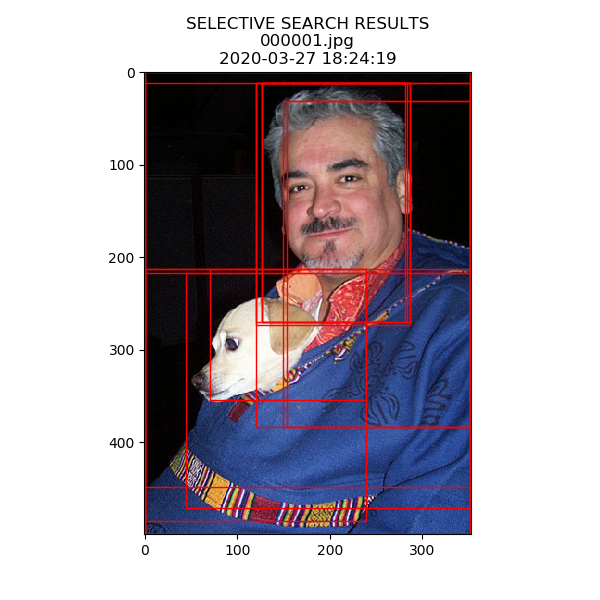
#> input picture multi-granularity_seletive_search/selective_search_3_4/pics/selective_search000001.jpg2020-03-27_18-24-19.png, 600 x 600 px
$ python -i selective_search.py   (imports and definitions only)   (older library calls are emulated)
#> lines starting #> are read from the running program, lines starting #| are printed output that depends on the picture; after the words box and inside, x2 and y2 are one past the last pixel; in counts of white or black regions, pixels touching at a corner belong together
# -*- coding: utf-8 -*-
# @Time    : 2020/03/19 下午 10:21
# @Author  : Alan D. Chen
# @FileName: selective_search.py
# @Software: PyCharm

from __future__ import division
import skimage.io
import skimage.feature
import skimage.color
import skimage.transform
import skimage.util
import skimage.segmentation
import numpy
import cv2
import numpy as np
from PIL import Image
from PIL import ImageEnhance
import matplotlib.pyplot as plt
from scipy import ndimage as ndi
from skimage import morphology,color,data,filters

# "Selective Search for Object Recognition" by J.R.R. Uijlings et al.
#  - Modified version with LBP extractor for texture vectorization

# [265 lines left out: functions _generate_segments, p_hash, hamming_distance, _sim_colour, _sim_texture, _sim_size and 7 more, not called in this run]


def _extract_regions(img):
    '''
        提取每一个候选区域的信息 ##  比如类别(region)为5的区域表示的是一只猫的选区，这里就是提取这只猫的边界框，左上角后右下角坐标
        args:
            img: ndarray类型，形状为height x width x 4，每一个像素的值为 [r,g,b,(region)]
        return :
            R:dict 每一个元素对应一个候选区域， 每个元素也是一个dict类型
                                  {min_x:边界框的左上角x坐标,
                                  min_y:边界框的左上角y坐标,
                                  max_x:边界框的右下角x坐标,
                                  max_y:边界框的右下角y坐标,
                                  size:像素个数,
                                  hist_c:颜色的直方图,hist_c(2~5):
                                  hist_t:纹理特征的直方图,
                                  hash_o:轮廓特征的计算方法}
    '''

    R = {}
    #print("type of R:",type(R),"R:",R)
    # get hsv\lab\luv\yuv\rgb images for colors
    hsv = skimage.color.rgb2hsv(img[:, :, :3])
#> hsv: shape (600, 600, 3) float64; mean of channels 0, 1, 2 0.189, 0.237, 0.744
    lab = skimage.color.rgb2lab(img[:, :, :3])
#> lab: shape (600, 600, 3) float64; mean of channels 0, 1, 2 69, 5.7, -2.3
    luv = skimage.color.rgb2luv(img[:, :, :3])
#> luv: shape (600, 600, 3) float64; mean of channels 0, 1, 2 69, 6.2, -4.8
    yuv = skimage.color.rgb2yuv(img[:, :, :3])
#> yuv: shape (600, 600, 3) float64; mean of channels 0, 1, 2 0.678, 0.00879, 0.0166
    rgb = img[:, :, :3]
    # get images for texture
    image2 = cv2.Laplacian(rgb, cv2.CV_64F)
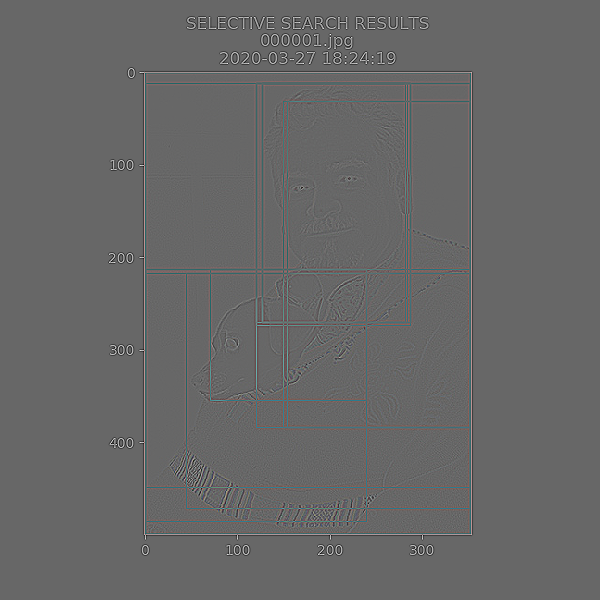
#> image2: shape (600, 600, 3) float64; mean R, G, B 0, 0, 0; drawn with min black and max white
    binf = cv2.inRange(rgb, np.array([100, 43, 46]), np.array([124, 255, 255]))
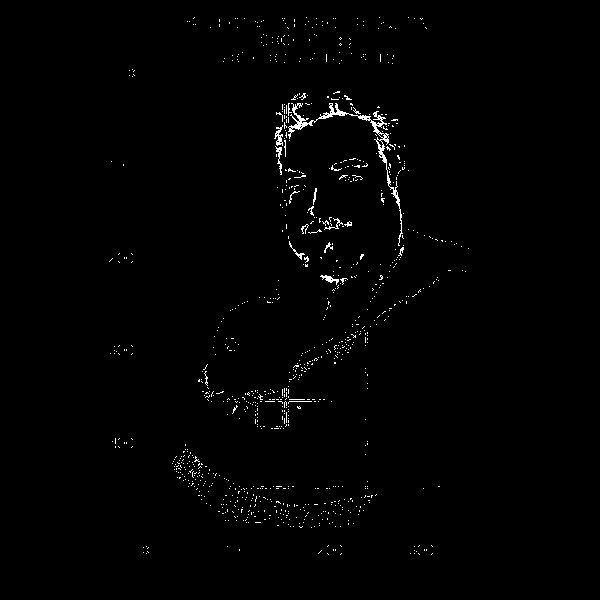
#> binf: shape (600, 600); 1% white in thin lines or dots, all inside (x1, y1, x2, y2) = (109, 17, 469, 555)
    binf2 = cv2.inRange(rgb, np.array([90, 43, 46]), np.array([130, 255, 255]))
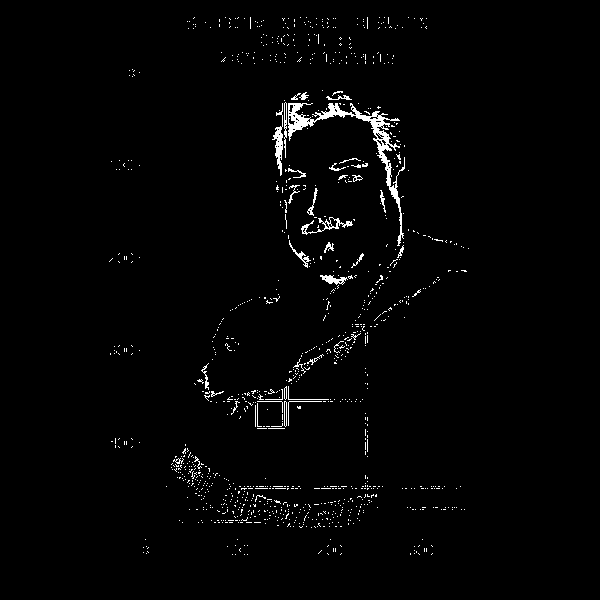
#> binf2: shape (600, 600); 1.7% white in thin lines or dots, all inside (x1, y1, x2, y2) = (109, 17, 469, 555)
    imgs3 = Image.fromarray(rgb.astype('uint8')).convert('RGB')
    imgs = ImageEnhance.Contrast(imgs3).enhance(2.0)
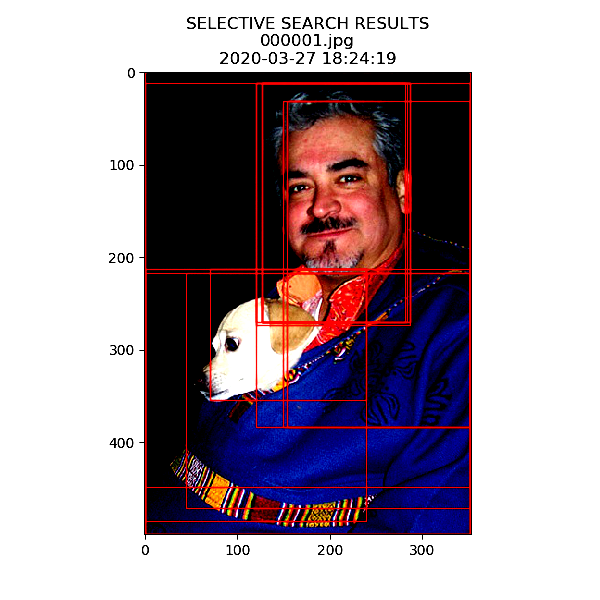
#> imgs: PIL image 600x600 RGB; mean R, G, B 168.7, 155.2, 165
    imgs2 = ImageEnhance.Sharpness(imgs).enhance(2.0)
    gray = cv2.cvtColor(np.float32(imgs3), cv2.COLOR_RGB2GRAY)
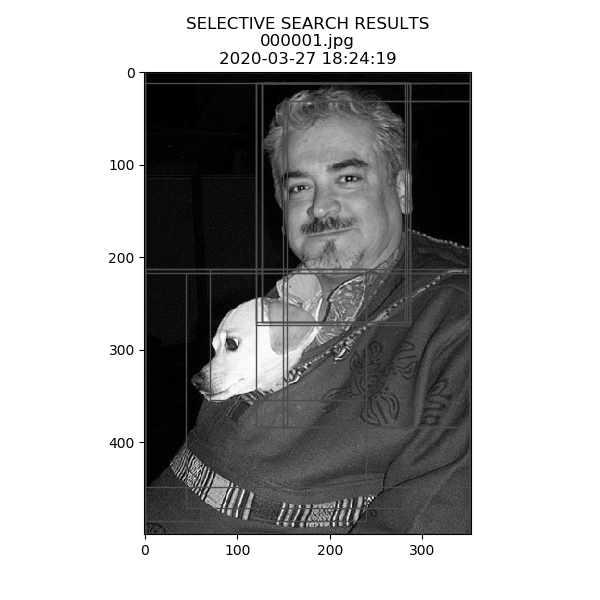
#> gray: shape (600, 600) float32; min 0, max 255, mean 173
    gray = np.asarray(gray)
    """
    # [27 lines of commented-out code are left out]
    """

# pass 1: count pixel positions 遍历每一个像素
    for y, i in enumerate(img):
        #print("y: \n",y)
        #print("i.shape: \n",i.shape)
        for x, (r, g, b, l) in enumerate(i):
            # initialize a new region  #为什么要初始化最大##
            if l not in R:
                R[l] = {
                    "min_x": 0xffff, "min_y": 0xffff,
                    "max_x": 0, "max_y": 0, "labels": [l]}
            # bounding box
            if R[l]["min_x"] > x:
                R[l]["min_x"] = x
            if R[l]["min_y"] > y:
                R[l]["min_y"] = y
            if R[l]["max_x"] < x:
                R[l]["max_x"] = x
            if R[l]["max_y"] < y:
                R[l]["max_y"] = y

            #print("Detail of Region Proposal: \n",
                 #R[l]["min_x"], R[l]["min_y"], R[l]["max_x"], R[l]["max_y"])

    # pass 2: calculate texture gradient
    # 纹理特征提取 利用LBP算子 height x width x 4
        """
        print("img.ndim -image2.ndim -binf.ndim -binf2.ndim -gray.ndim :\n",
            img.ndim, image2.ndim, binf.ndim, binf2.ndim, gray.ndim,
            "\n img.ndim -image2.ndim -binf.ndim -binf2.ndim -gray.ndim :\n",
            img.shape, image2.shape, binf.shape, binf2.shape, gray.shape)
        """
#> this loop made 1 pass
#> after the loop, R = 0 items
    tex_grad = _calc_texture_gradient(img)
    tex_grad2 = _calc_texture_gradient(image2)
    tex_grad3 = _calc_texture_gradient2(binf)
    tex_grad4 = _calc_texture_gradient2(binf2)
    tex_grad5 = _calc_texture_gradient2(gray)

    # pass 3: calculate colour histogram of each region
    # 计算每一个候选区域(注意不是bounding box圈住的区域)的直方图
    #print("R.items(): \n",R.items())
    for k, v in list(R.items()):
        # [7 lines of commented-out code are left out]
        masked_pixels = hsv[:, :, :][img[:, :, 3] == k]
        masked_pixels2 = lab[:, :, :][img[:, :, 3] == k]
        masked_pixels3 = luv[:, :, :][img[:, :, 3] == k]
        masked_pixels4 = yuv[:, :, :][img[:, :, 3] == k]
        masked_pixels5 = rgb[:, :, :][img[:, :, 3] == k]
        #print("masked_pixels.shape: \n",masked_pixels.shape)
        R[k]["size"] = len( masked_pixels/ 4)  # 为什么除以4 计算长度 #候选区域k像素数???
        # 在hsv色彩空间下，使用L1-norm归一化获取图像每个颜色通道的25 bins的直方图，这样每个区域都可以得到一个75维的向量
        R[k]["hist_c"] = _calc_colour_hist(masked_pixels)
        R[k]["hist_c2"] = _calc_colour_hist(masked_pixels2)
        R[k]["hist_c3"] = _calc_colour_hist(masked_pixels3)
        R[k]["hist_c4"] = _calc_colour_hist(masked_pixels4)
        R[k]["hist_c5"] = _calc_colour_hist(masked_pixels5)
        #print("tex_grad[:, :].shape:\n",tex_grad[:, :].shape)
        ############ 图像对比度和清晰度的提升 #################
        # texture histogram
        # 在rgb色彩空间下，使用L1-norm归一化获取图像每个颜色通道的每个方向的10 bins的直方图，这样就可以获取到一个240（10x8x3）维的向量
        R[k]["hist_t"] = _calc_texture_hist(tex_grad[:, :][img[:, :, 3] == k])
        R[k]["hist_t2"] = _calc_texture_hist(tex_grad2[:, :][img[:, :, 3] == k])
        R[k]["hist_t3"] = _calc_texture_hist2(tex_grad3[:, :][img[:, :, 3] == k])
        R[k]["hist_t4"] = _calc_texture_hist2(tex_grad4[:, :][img[:, :, 3] == k])
        R[k]["hist_t5"] = _calc_texture_hist2(tex_grad5[:, :][img[:, :, 3] == k])
        # outlines algorithm
        # R[k]["hash_o"] = p_hash(gradient[:, :][img[:, :, 3] == k])
        # R[k]["hash_o2"] = p_hash(markers[:, :][img[:, :, 3] == k])
        # R[k]["hash_o3"] = p_hash(segmen[:, :][img[:, :, 3] == k])
        R[k]["hash_o"] = "00"
        R[k]["hash_o2"] = "00"
        R[k]["hash_o3"] = "00"

    # [8 lines of commented-out code are left out]

    return R


# [197 lines left out: functions _extract_neighbours, _merge_regions, selective_search, not called in this run]

>>> import cv2
>>> picture = cv2.cvtColor(cv2.imread('pics/selective_search000001.jpg2020-03-27_18-24-19.png'), cv2.COLOR_BGR2RGB)
#> (the run stopped early here; a loop or call above may not have finished)

$ run again, on multi-granularity_seletive_search/selective_search_3_4/pics/selective_search000002.jpg2020-03-27_18-24-24.png
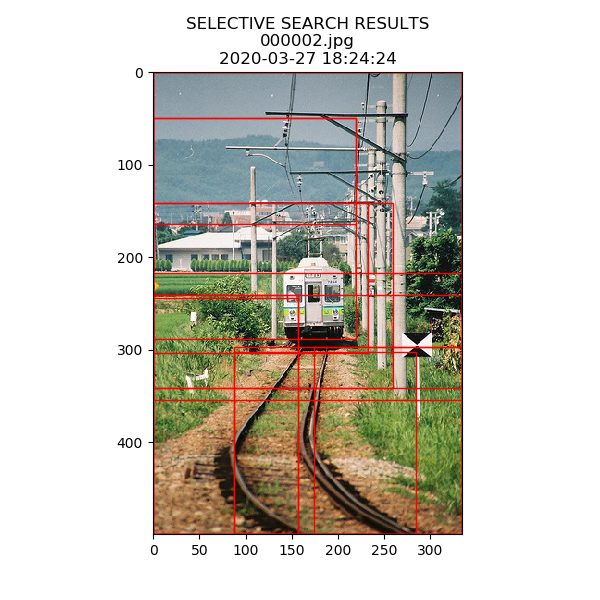
#> input picture multi-granularity_seletive_search/selective_search_3_4/pics/selective_search000002.jpg2020-03-27_18-24-24.png, 600 x 600 px
#> hsv: shape (600, 600, 3) float64; mean of channels 0, 1, 2 0.112, 0.147, 0.831
#> lab: shape (600, 600, 3) float64; mean of channels 0, 1, 2 81.2, 0, 5.9
#> luv: shape (600, 600, 3) float64; mean of channels 0, 1, 2 81.2, 3.6, 6.4
#> yuv: shape (600, 600, 3) float64; mean of channels 0, 1, 2 0.795, -0.0173, 0.0119
#> in _extract_regions, `binf = cv2.inRange(rgb, np.array([100, 43, 46]), np.array([124, 255, 2..`:
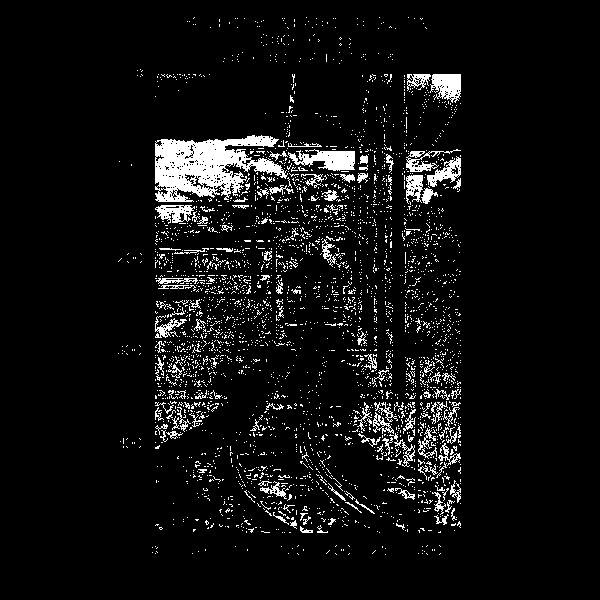
#> binf: shape (600, 600); 6.4% white; 3303 white regions (3175 under 20 px), largest, box (x1, y1, x2, y2) and area: (155, 135, 288, 202) 4969, (288, 149, 355, 171) 881, (430, 74, 461, 103) 632
#> binf2: shape (600, 600); 9.7% white; 2615 white regions (2457 under 20 px), largest, box (x1, y1, x2, y2) and area: (155, 135, 355, 202) 8751, (418, 401, 461, 525) 2173, (406, 149, 461, 207) 1899
#> in _extract_regions, `gray = cv2.cvtColor(np.float32(imgs3), cv2.COLOR_RGB2GRAY)`:
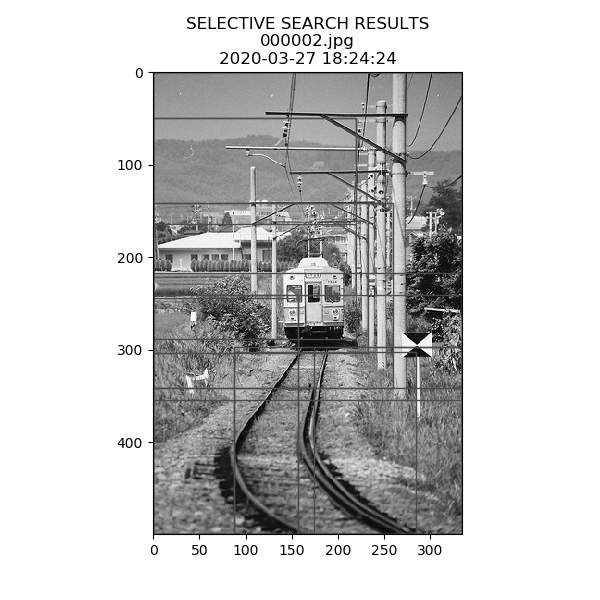
#> gray: shape (600, 600) float32; min 0, max 255, mean 202.7
#> the loop in _extract_regions, `for y, i in enumerate(img): #print("y: \n",y) #print("i.shape: \n",i.s..` made 1 pass
#> y on pass 1: 0
#> after the loop in _extract_regions, `for y, i in enumerate(img):`: R = 0 items

$ run again, on multi-granularity_seletive_search/selective_search_3_4/pics/selective_search000003.jpg2020-03-27_18-24-30.png
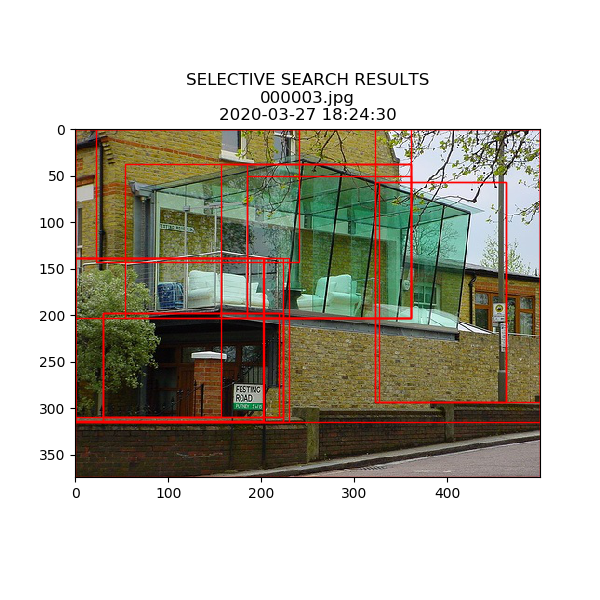
#> input picture multi-granularity_seletive_search/selective_search_3_4/pics/selective_search000003.jpg2020-03-27_18-24-30.png, 600 x 600 px
#> hsv: shape (600, 600, 3) float64; mean of channels 0, 1, 2 0.105, 0.196, 0.748
#> lab: shape (600, 600, 3) float64; mean of channels 0, 1, 2 73.1, -0.2, 7.5
#> luv: shape (600, 600, 3) float64; mean of channels 0, 1, 2 73.1, 3.9, 7.6
#> yuv: shape (600, 600, 3) float64; mean of channels 0, 1, 2 0.713, -0.0211, 0.0137
#> in _extract_regions, `binf = cv2.inRange(rgb, np.array([100, 43, 46]), np.array([124, 255, 2..`:
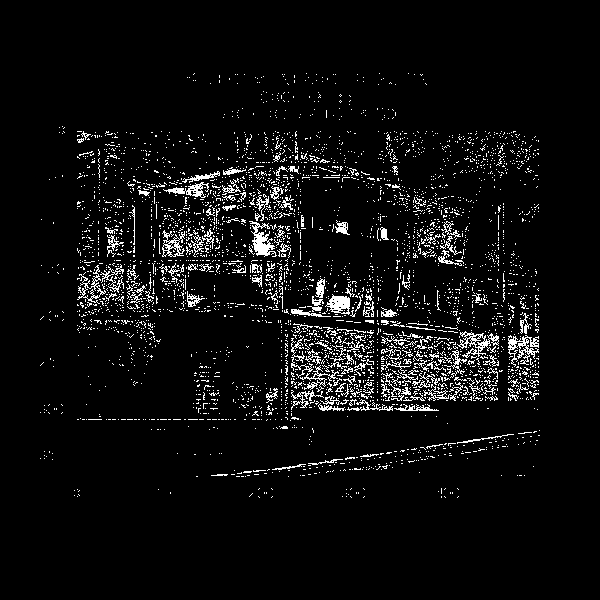
#> binf: shape (600, 600); 5.4% white in thin lines or dots, all inside (x1, y1, x2, y2) = (40, 73, 540, 498)
#> in _extract_regions, `gray = cv2.cvtColor(np.float32(imgs3), cv2.COLOR_RGB2GRAY)`:
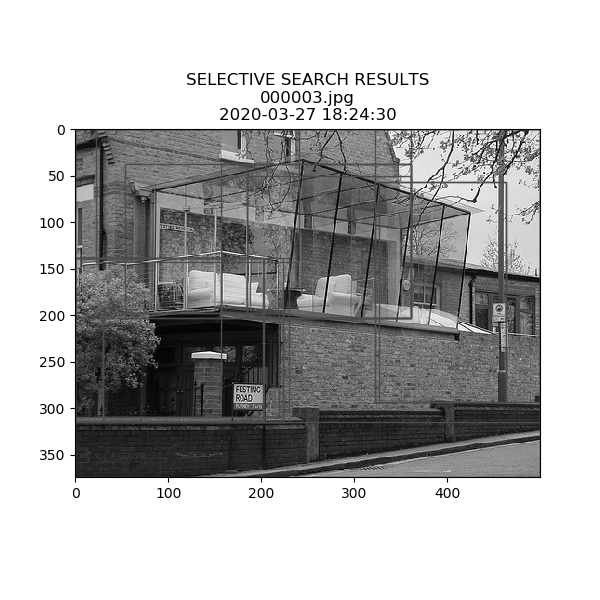
#> gray: shape (600, 600) float32; min 0, max 255, mean 181.9
#> the loop in _extract_regions, `for y, i in enumerate(img): #print("y: \n",y) #print("i.shape: \n",i.s..` made 1 pass
#> y on pass 1: 0
#> after the loop in _extract_regions, `for y, i in enumerate(img):`: R = 0 items

$ run again, on multi-granularity_seletive_search/selective_search_3_4/pics/selective_search000004.jpg2020-03-27_18-24-34.png
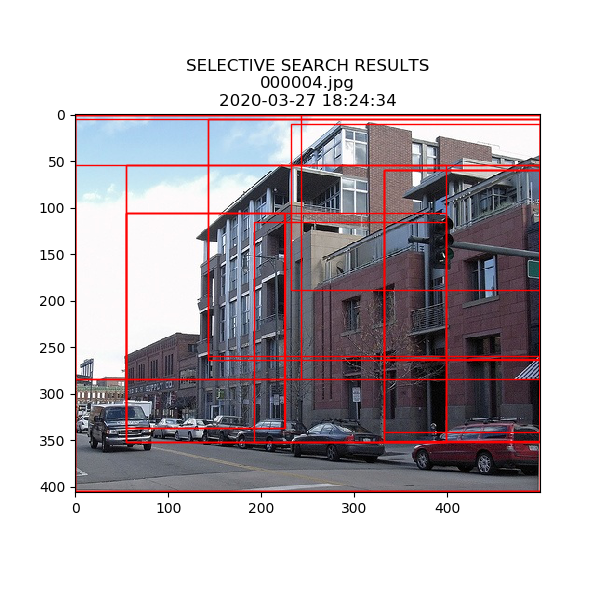
#> input picture multi-granularity_seletive_search/selective_search_3_4/pics/selective_search000004.jpg2020-03-27_18-24-34.png, 600 x 600 px
#> hsv: shape (600, 600, 3) float64; mean of channels 0, 1, 2 0.31, 0.112, 0.771
#> lab: shape (600, 600, 3) float64; mean of channels 0, 1, 2 74.4, 3.7, -0.1
#> luv: shape (600, 600, 3) float64; mean of channels 0, 1, 2 74.4, 5.4, -1.7
#> yuv: shape (600, 600, 3) float64; mean of channels 0, 1, 2 0.73, 0.00222, 0.0173
#> in _extract_regions, `binf = cv2.inRange(rgb, np.array([100, 43, 46]), np.array([124, 255, 2..`:
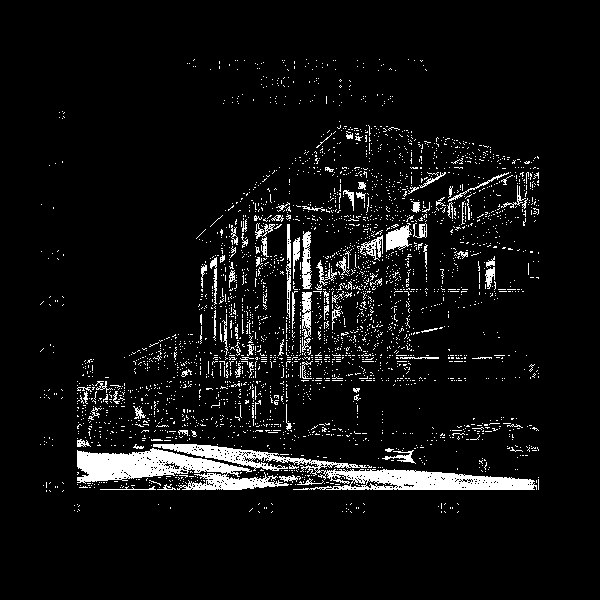
#> binf: shape (600, 600); 6.3% white; 3096 white regions (2997 under 20 px), largest, box (x1, y1, x2, y2) and area: (153, 444, 537, 490) 4821, (77, 448, 289, 490) 4235, (386, 223, 412, 252) 437
#> binf2: shape (600, 600); 10.4% white; 2785 white regions (2603 under 20 px), largest, box (x1, y1, x2, y2) and area: (77, 435, 537, 490) 12346, (314, 235, 383, 290) 1696, (331, 291, 378, 335) 754
#> in _extract_regions, `gray = cv2.cvtColor(np.float32(imgs3), cv2.COLOR_RGB2GRAY)`:
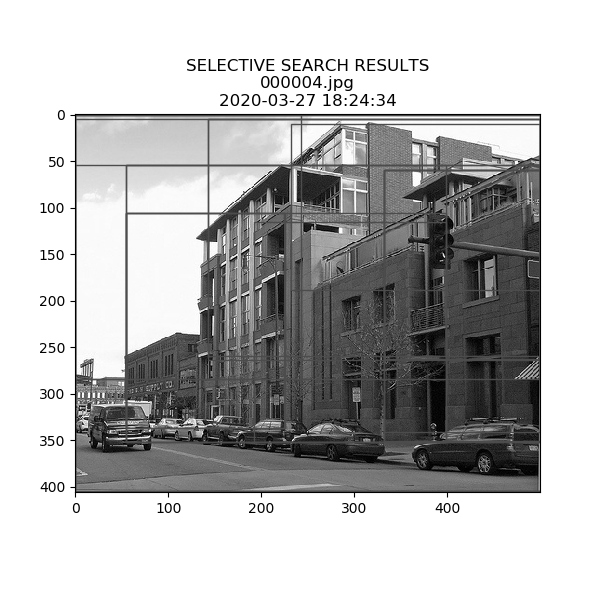
#> gray: shape (600, 600) float32; min 0, max 255, mean 186.1
#> the loop in _extract_regions, `for y, i in enumerate(img): #print("y: \n",y) #print("i.shape: \n",i.s..` made 1 pass
#> y on pass 1: 0
#> after the loop in _extract_regions, `for y, i in enumerate(img):`: R = 0 items
